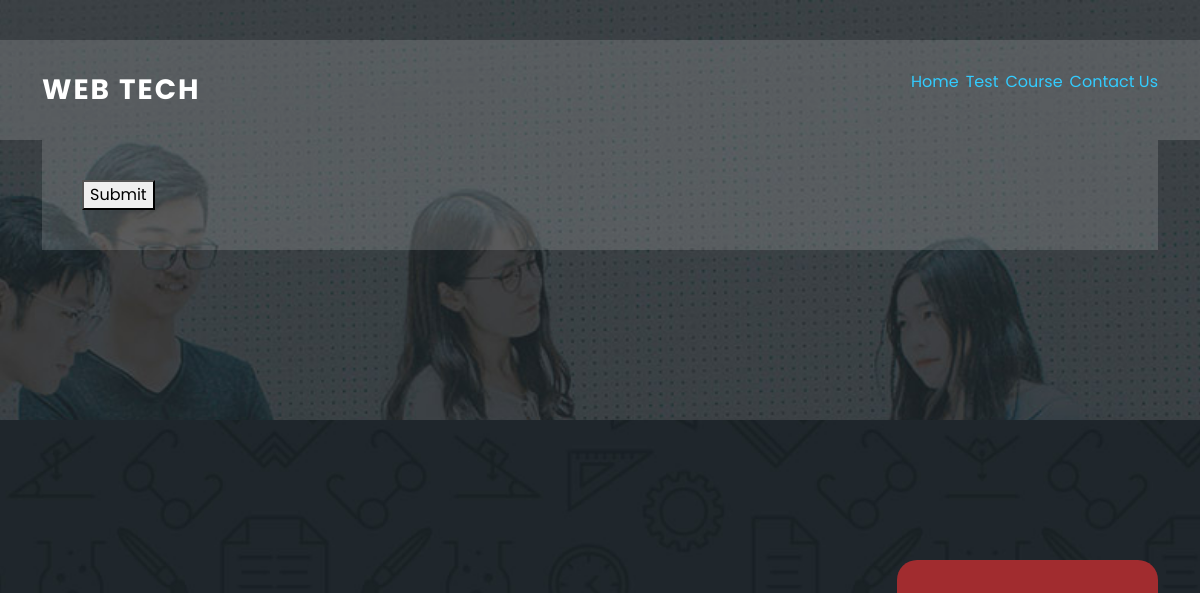
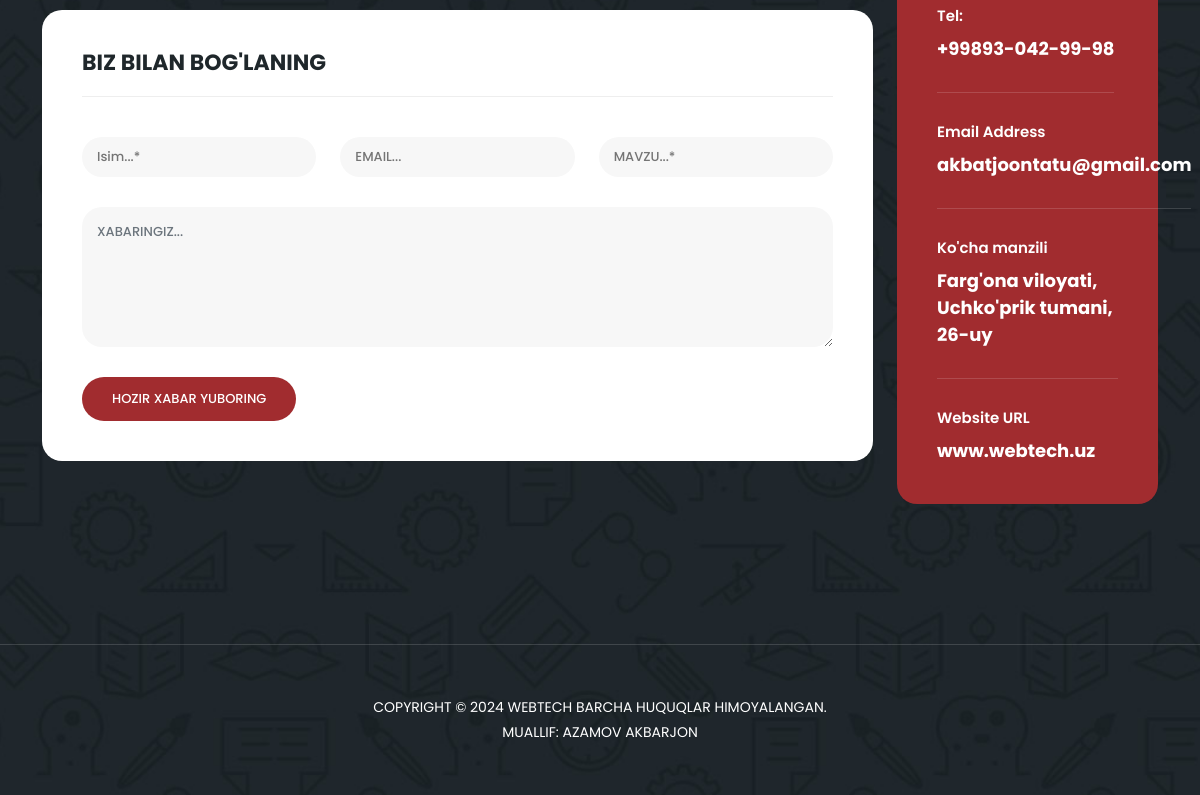
/test-detail/4/, run on an earlier commit of the app's database (2 pictures, top to bottom).
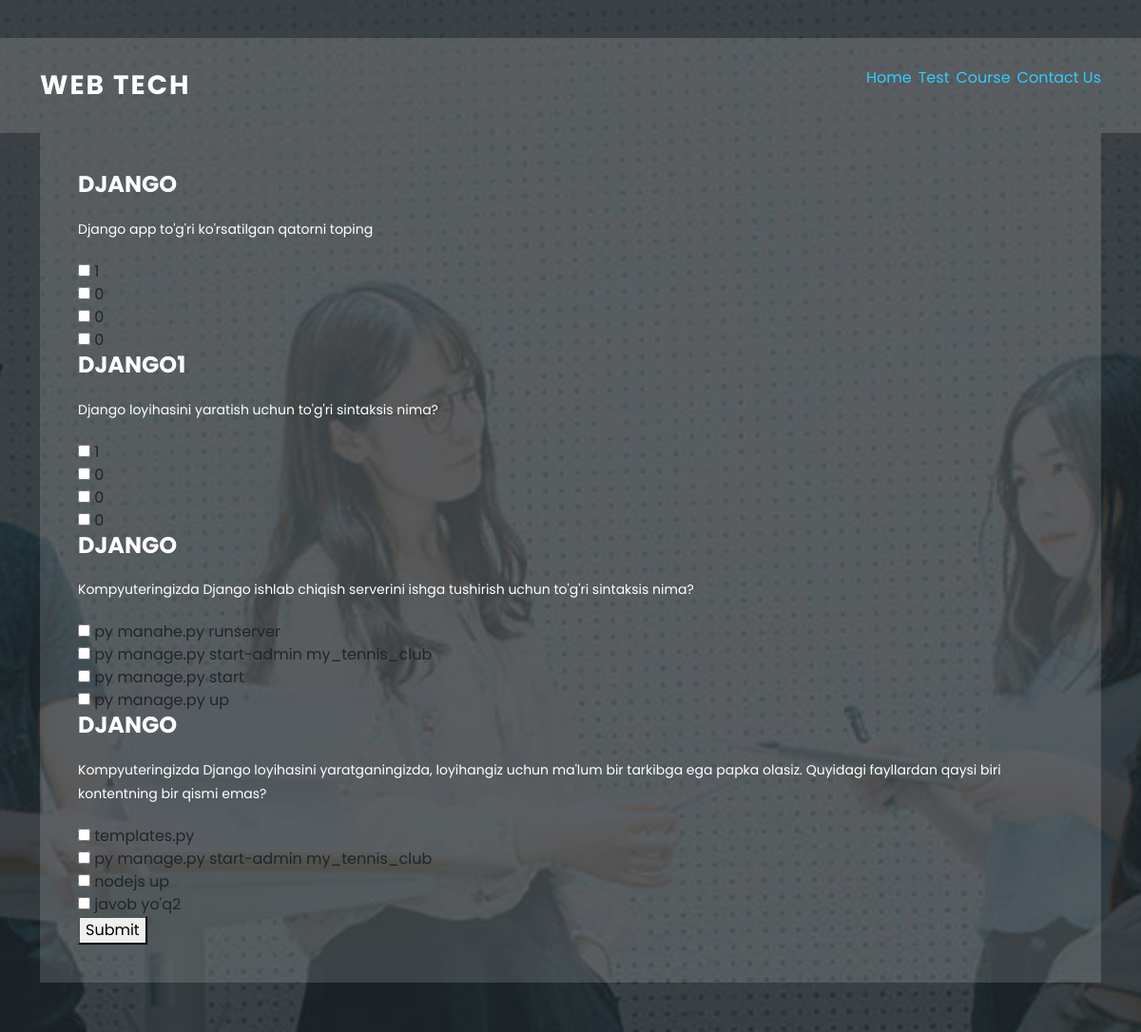
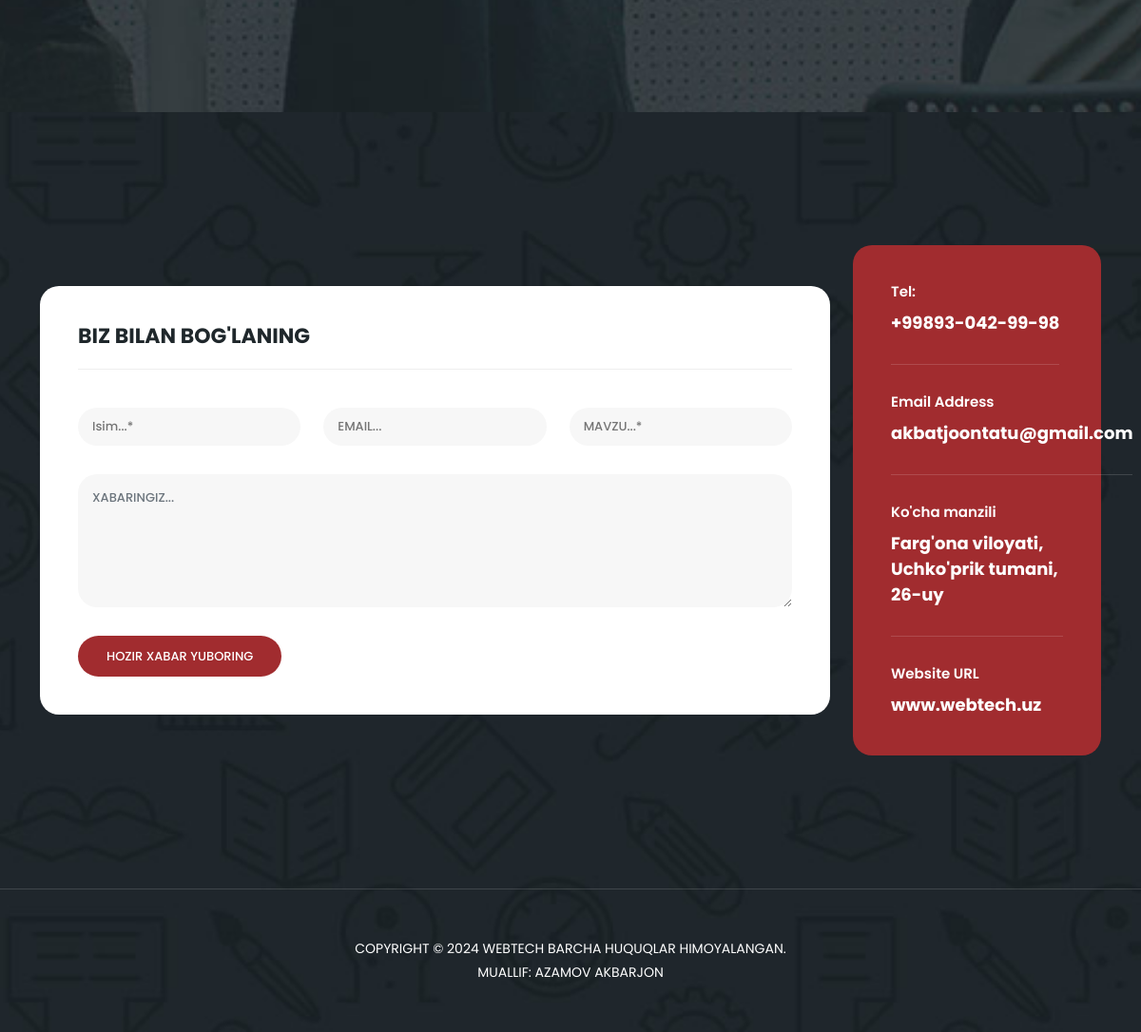
And on a later commit of the database (2 pictures, top to bottom).
### donwapp/models.py (models this page shows, shortened)
class Test(models.Model):
    name = models.CharField(max_length=255)
    number = models.IntegerField(default=0)
    body = models.TextField()
    image = models.ImageField(upload_to="test/")
    summary = models.CharField(max_length=255)
    category = models.ForeignKey(LangCategory, null=True,on_delete=models.CASCADE,related_name="lang")
    incorrert1 = models.CharField(max_length=255)
    incorrert2 = models.CharField(max_length=255)
    incorrert3 = models.CharField(max_length=255)
    correct = models.CharField(max_length=255)

### donwapp/views.py (the view)
# urls.py: path('test-detail/<int:id>/', test_detail, name='test_detail'),
def test_detail(request,id):
    test = Test.objects.filter(number=id)
    name = request.POST.get('name')
    if name == "True":
        print("Please enter")
    context = {
       "test":test,
    }
    return render(request, 'test-detail.html', context)

### templates/test-detail.html (shortened to what this page needs)
{% extends "index.html" %}
{% load static %}
{% block content %}
<section class="apply-now" id="apply">
    <div class="container">
      <div class="row">
        <div class="col-lg-12 align-self-center">
          <div class="row">
            <div class="col-lg-12">
              <div class="item">
            <form action="{% url 'submit_quiz' %}" method="post">
              {% for i in test %}
                  <h3>{{ i.name }}</h3>
                  <p>{{ i.body }}</p>
                  <ul>
                      <li><input type="checkbox" name="q{{ forloop.counter }}_correct" value="1"> {{ i.correct }}</li>
                      <li><input type="checkbox" name="q{{ forloop.counter }}" value="0"> {{ i.incorrert1 }}</li>
                      <li><input type="checkbox" name="q{{ forloop.counter }}" value="0"> {{ i.incorrert2 }}</li>
                      <li><input type="checkbox" name="q{{ forloop.counter }}" value="0"> {{ i.incorrert3 }}</li>
                  </ul>
              {% endfor %}
              <button type="submit">Submit</button>
          </form>
            </div>
              </div>
            </div>
            </div>
          </div>
        </div>
  </section>
{% endblock content %}

### templates/index.html (shortened to what this page needs)
<!DOCTYPE html>
{% load static %}
<html lang="en">
  <head>
    <link href="{% static "vendor/bootstrap/css/bootstrap.min.css" %}" rel="stylesheet">
    <link rel="stylesheet" href="{% static "assets/css/fontawesome.css" %}">
    <link rel="stylesheet" href="{% static "assets/css/templatemo-edu-meeting.css" %}">
    <link rel="stylesheet" href="{% static "assets/css/owl.css" %}">
    <link rel="stylesheet" href="{% static "assets/css/lightbox.css" %}">
  </head>
<body>
  <header class="header-area header-sticky">
      <div class="container">
          <div class="row">
              <div class="col-12">
                  <nav class="main-nav">
                      <a href="/" class="logo">
                          Web tech
                      </a>
                      <ul class="nav">
                        <a href="{% url 'index' %}"><li class="scroll-to-section">Home</li></a>
                        <a href="{% url 'test' %}"><li class="scroll-to-section">Test</li> </a>
                        <a href="{% url 'course' %}"><li class="scroll-to-section">Course</li> </a>
                        <a href="{% url 'contact' %}"><li class="scroll-to-section">Contact Us</li> </a>
                      </ul>
                  </nav>
              </div>
          </div>
      </div>
  </header>
{% block content %}{% endblock content %}
  <section class="contact-us" id="contact">
    <div class="container">
      <div class="row">
        <div class="col-lg-9 align-self-center">
          <div class="row">
            <div class="col-lg-12">
              <form id="contact" action="{% url 'index' %}" method="post">
                <div class="row">
                  <div class="col-lg-12">
                    <h2>Biz bilan bog'laning</h2>
                  </div>
                  <div class="col-lg-4">
                    <fieldset>
                      <input name="name" type="text" id="name" placeholder="Isim...*" required="">
                    </fieldset>
                  </div>
                  <div class="col-lg-4">
                    <fieldset>
                    <input name="email" type="text" id="email" pattern="[^ @]*@[^ @]*" placeholder="EMAIL..." required="">
                  </fieldset>
                  </div>
                  <div class="col-lg-4">
                    <fieldset>
                      <input name="subject" type="text" id="subject" placeholder="MAVZU...*" required="">
                    </fieldset>
                  </div>
                  <div class="col-lg-12">
                    <fieldset>
                      <textarea name="message" type="text" class="form-control" id="message" placeholder="XABARINGIZ..." required=""></textarea>
                    </fieldset>
                  </div>
                  <div class="col-lg-12">
                    <fieldset>
                      <button type="submit" id="form-submit" class="button">HOZIR XABAR YUBORING</button>
                    </fieldset>
                  </div>
                </div>
              </form>
            </div>
          </div>
        </div>
        <div class="col-lg-3">
          <div class="right-info">
            <ul>
              <li>
                <h6>Tel:</h6>
                <span>+99893-042-99-98</span>
              </li>
              <li>
                <h6>Email Address</h6>
                <span>akbatjoontatu@gmail.com</span>
              </li>
              <li>
                <h6>Ko'cha manzili</h6>
                <span>Farg'ona viloyati, Uchko'prik tumani,<br> 26-uy</span>
              </li>
              <li>
                <h6>Website URL</h6>
                <span>www.webtech.uz</span>
              </li>
            </ul>
          </div>
        </div>
      </div>
    </div>
    <div class="footer">
      <p>Copyright © 2024 webtech Barcha huquqlar himoyalangan.
          <br>Muallif: Azamov AkbarJon</p>
    </div>
  </section>
</body>
</body>
</html>

What changed in the data, as far as the page shows it:
now on this page (row edited): Test: name "DJANGO", body "Django app to'g'ri ko'rsatilgan qatorni toping", correct "1", incorrert1 "0", incorrert2 "0", incorrert3 "0"
added Test: name "DJANGO1", body "Django loyihasini yaratish uchun to'g'ri sintaksis nima?", correct "1", incorrert1 "0", incorrert2 "0", incorrert3 "0"
added Test: name "DJANGO", body "Kompyuteringizda Django ishlab chiqish serverini ishga tushirish uchun to'g'ri sintaksis nima?", correct "py manahe.py runserver", incorrert1 "py manage.py start-admin my_tennis_club", incorrert2 "py manage.py start", incorrert3 "py manage.py up"
added Test: name "DJANGO", body "Kompyuteringizda Django loyihasini yaratganingizda, loyihangiz uchun ma'lum bir tarkibga ega papka olasiz. Quyidagi fayllardan qaysi biri kontentning bir qismi emas?", correct "templates.py", incorrert1 "py manage.py start-admin my_tennis_club", incorrert2 "nodejs up", incorrert3 "javob yo'q2"
